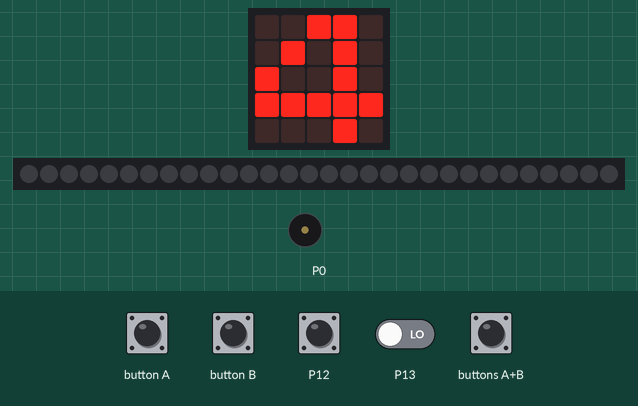
Recording of a program running on a simulated BBC micro:bit (MakeCode). Parts: the board's 5×5 LED display, 30 RGB LEDs in strip order, left to right, buzzer (waves = sounding). The test bench sets the inputs (shaded band); at power-on: P12 LOW, P13 LOW. Dim RGB values are drawn brighter than linear.

Above: at 1.8 s.
At 10.5 s:
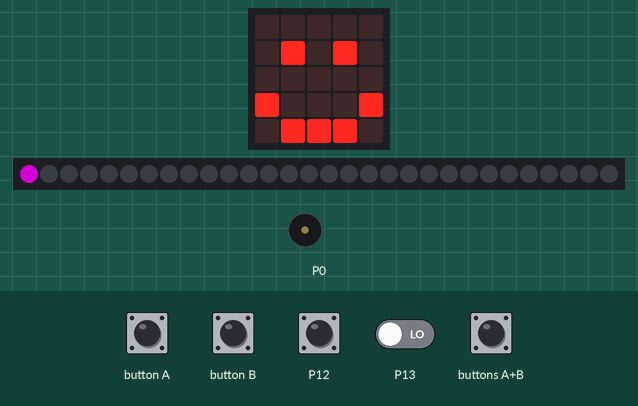
10.6 s: P12 pulled HIGH for 0.15 s
At 11.1 s:
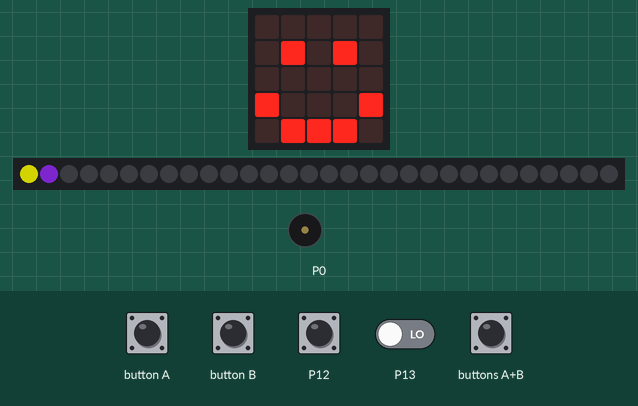
12.2 s: buttons A+B pressed for 0.15 s
At 13.4 s:
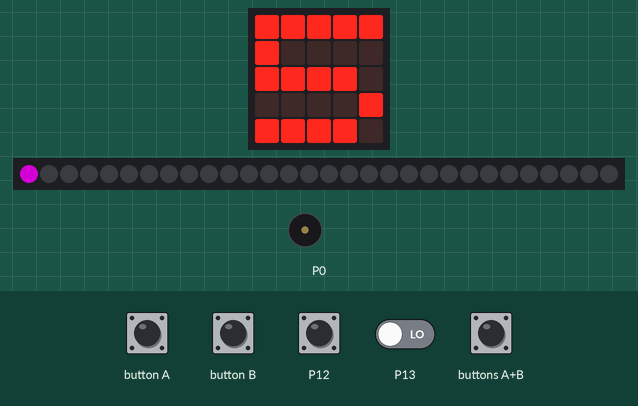
Timing chart, 0 to 15.2 s (numbered marks = the images above; inputs shaded):
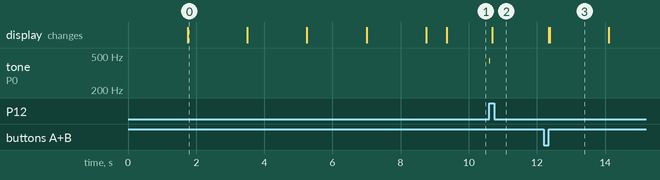

The program:

main.ts
```typescript
function animation (texte: string) {
    music.startMelody(music.builtInMelody(Melodies.Wawawawaa), MelodyOptions.Once)
    if (texte == "a") {
        strip.showColor(neopixel.colors(NeoPixelColors.Violet))
        strip.show()
    } else {
        strip.showColor(neopixel.colors(NeoPixelColors.Yellow))
        strip.show()
    }
}
function aff_nb_tours () {
    if (nb_tour_a > nb_tour_b) {
        basic.showNumber(nb_tour_a)
    } else {
        basic.showNumber(nb_tour_b)
    }
}
input.onButtonPressed(Button.AB, function () {
    demarrage()
})
function demarrage () {
    fin = 1
    strip.clear()
    strip.show()
    a = 0
    b = 0
    nb_tour_a = 0
    nb_tour_b = 0
    nb_tour_total = 3
    rebours = 5
    for (let index = 0; index < 5; index++) {
        basic.showNumber(rebours)
        basic.pause(1000)
        rebours += -1
    }
    basic.showIcon(IconNames.Happy)
    fin = 0
}
pins.onPulsed(DigitalPin.P13, PulseValue.High, function () {
    if (fin == 0) {
        if (b == 29) {
            nb_tour_b += 1
            aff_nb_tours()
            if (nb_tour_b == nb_tour_total) {
                fin = 1
                animation("b")
            }
            b = 0
        } else {
            b = b + 1
        }
        music.playTone(262, music.beat(BeatFraction.Sixteenth))
    }
})
function aff_led () {
    strip.clear()
    if (a == b) {
        strip.setPixelColor(a, neopixel.colors(NeoPixelColors.Purple))
    } else {
        strip.setPixelColor(a, neopixel.colors(NeoPixelColors.Violet))
        strip.setPixelColor(b, neopixel.colors(NeoPixelColors.Yellow))
    }
    strip.show()
}
pins.onPulsed(DigitalPin.P12, PulseValue.Low, function () {
    if (fin == 0) {
        if (a == 29) {
            nb_tour_a += 1
            aff_nb_tours()
            if (nb_tour_a == nb_tour_total) {
                fin = 1
                animation("a")
            }
            a = 0
        } else {
            a = a + 1
        }
        music.playTone(440, music.beat(BeatFraction.Sixteenth))
    }
})
let rebours = 0
let nb_tour_total = 0
let b = 0
let a = 0
let fin = 0
let nb_tour_b = 0
let nb_tour_a = 0
let strip: neopixel.Strip = null
music.setBuiltInSpeakerEnabled(true)
strip = neopixel.create(DigitalPin.P8, 30, NeoPixelMode.RGB)
demarrage()
basic.forever(function () {
    aff_led()
    basic.pause(100)
})
```

test.ts
```typescript
// les tests vont ici ; cela ne sera pas compilé si ce paquet est utilisé en tant qu'extension.
```

Measured:
- after the input at 10.6 s, tone on P0: silent → 440 Hz at once, → silent 0.03 s later
- after the input at 12.2 s, the display: first changes after 0.15 s (image 3 shows a later state)
- what the display in image 0 shows lasts 1.7 s, from 1.8 s to 3.5 s
- what the display in image 3 shows lasts 1.7 s, from 12.4 s to 14.1 s
